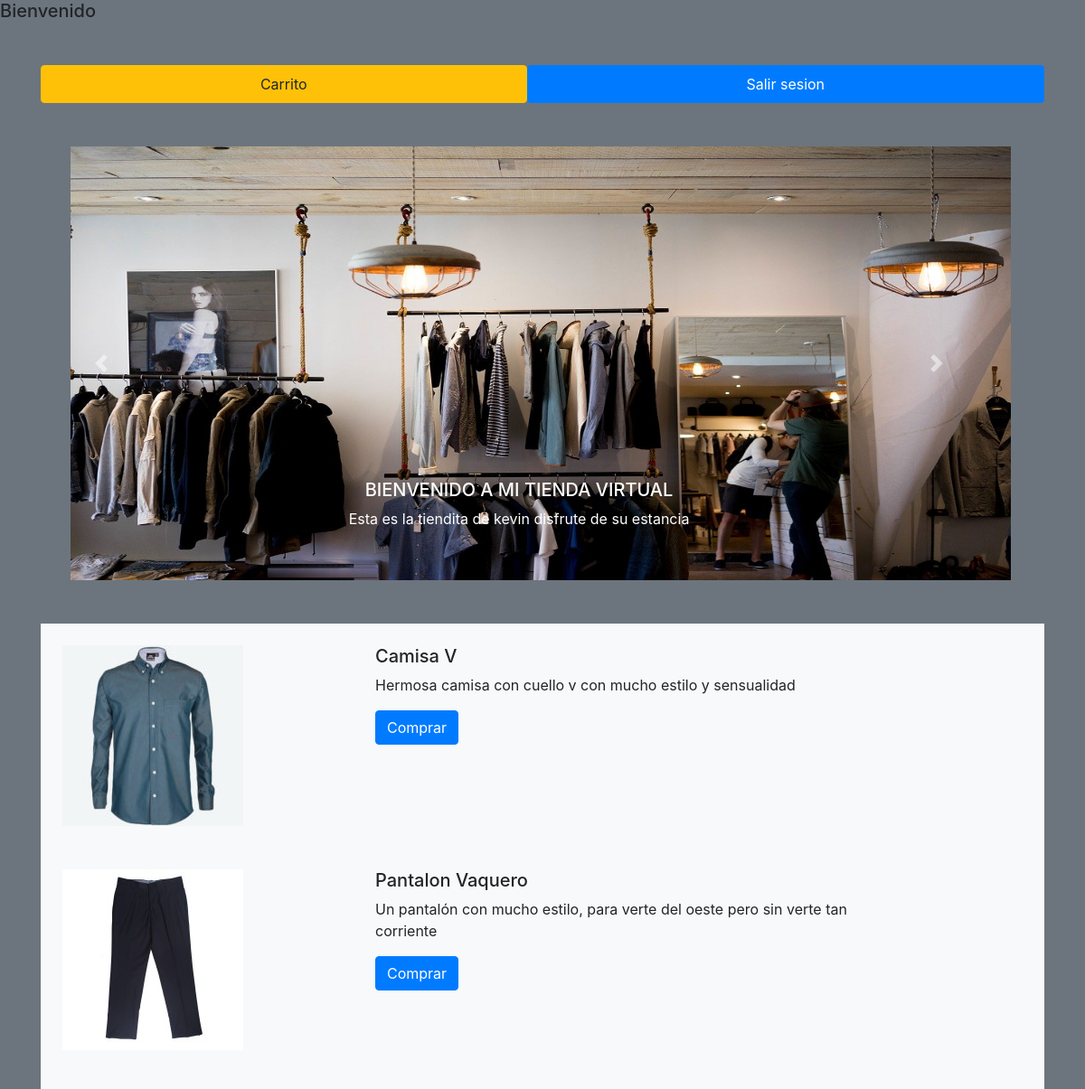
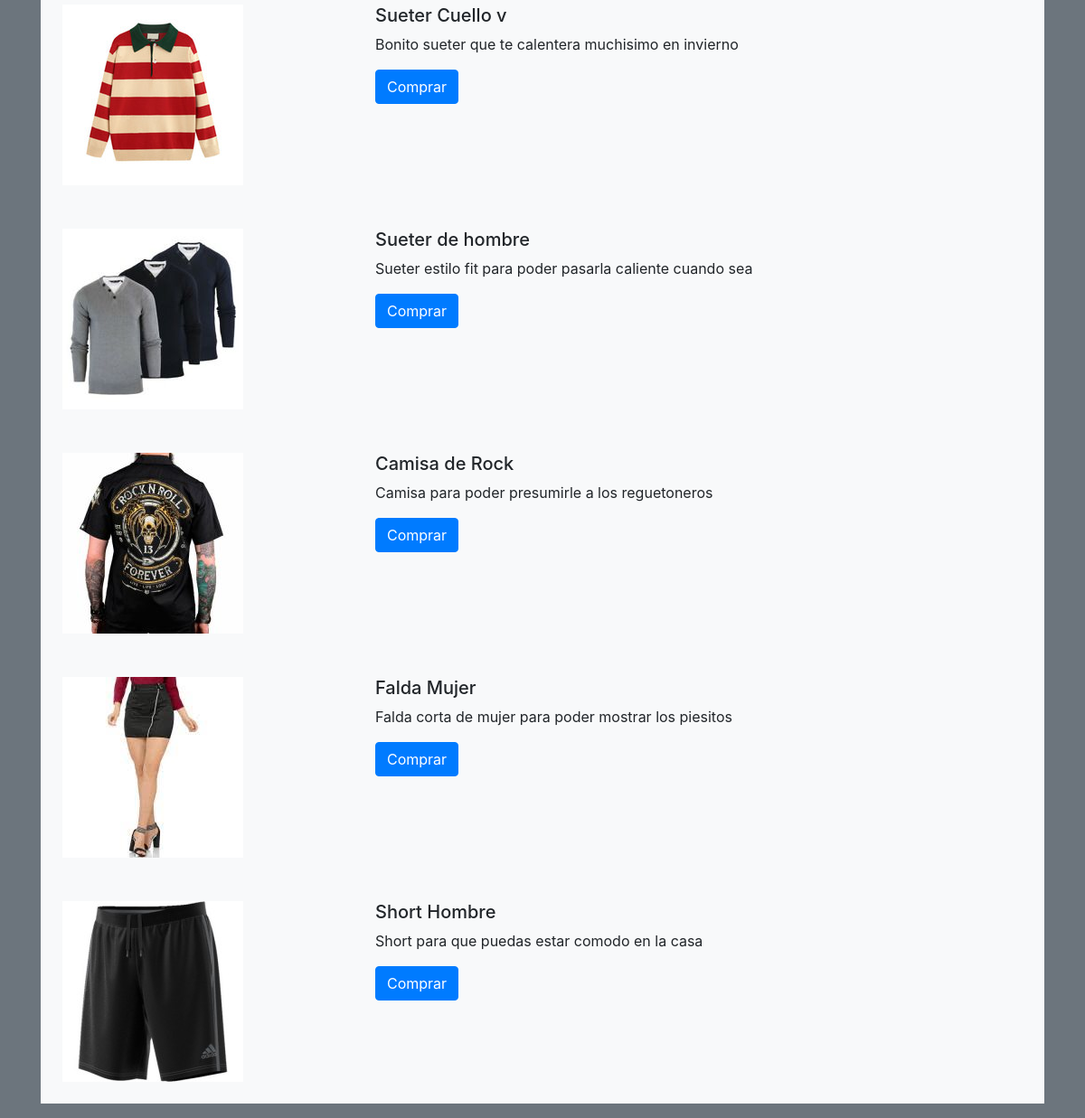
The page / on the database its author committed (2 pictures, top to bottom).
### tables this page shows
CREATE TABLE IF NOT EXISTS `productos` (
  `ID_Pro` int(11) NOT NULL AUTO_INCREMENT,
  `Nombre_Pro` varchar(50) NOT NULL,
  `Imagen_Pro` varchar(250) NOT NULL,
  `Descrip_Pro` varchar(255) NOT NULL,
  `Categoria_FK` int(11) NOT NULL,
  `Color_FK` int(11) NOT NULL,
  `Stock_Pro` int(60) NOT NULL,
  `Canti_Pro` int(11) NOT NULL,
  PRIMARY KEY (`ID_Pro`),
  KEY `Categoria_FK` (`Categoria_FK`,`Color_FK`),
  KEY `Color_FK` (`Color_FK`)
);

### index.php (the view, shortened to what this page needs)
<!DOCTYPE html>
<html lang="es-MX">
<head>
<link rel="stylesheet" href="https://stackpath.bootstrapcdn.com/bootstrap/4.5.0/css/bootstrap.min.css"
>
</head>
<body class="bg-secondary">
<h5>Bienvenido <?php print_r($_SESSION['nombre']); ?></h5>
<?php
require_once 'conexion.php';
?>
<div class="container mt-5">
			<nav class="nav nav-pills nav-fill">
			<a href="compra/carrito.php" class="btn btn-warning mb-5 nav-item nav-link" >Carrito</a>
			<a href ="compra/cerrarsesion.php" class="btn btn-primary  mb-5 nav-item nav-link">Salir sesion</a>
		</nav>
	<div class="row">
<center>
		<div id="carouselExampleCaptions" class="carousel slide mb-5" data-ride="carousel">
  <div class="carousel-inner">
    <div class="carousel-item active">
        <img src="imagen/imagen1.jpg" class="d-block" style="width: 65rem; height: 30rem; margin-left: 3rem;  alt="...">
        <div class="carousel-caption d-none d-md-block">
        <h5>BIENVENIDO A MI TIENDA VIRTUAL</h5>
        <p>Esta es la tiendita de kevin disfrute de su estancia</p>
      </div>
    </div>
  </div>
  <a class="carousel-control-prev" href="#carouselExampleCaptions" role="button" data-slide="prev">
    <span class="carousel-control-prev-icon" aria-hidden="true"></span>
  </a>
  <a class="carousel-control-next" href="#carouselExampleCaptions" role="button" data-slide="next">
    <span class="carousel-control-next-icon" aria-hidden="true"></span>
  </a>
</div>
</center>
		<div class="col-sm-12">
	<div class="table-responsive">
		<table class="table table-stripped table-dark table-hover table-dark">
			<tbody>
				<?php
				$Consulta ="SELECT * FROM productos  INNER JOIN categorias ON Categoria_FK = ID_Cat
				INNER JOIN colores ON Color_FK = ID_Color";
				$Resultado = mysqli_query($mysqli, $Consulta);
				while($Fila= mysqli_fetch_array($Resultado)){
				?>
				<tr>
					<div class="row no-gutters bg-light position-relative">
  <div class="col-md-4 mb-md-0 p-md-4">
   <img src="<?php echo $Fila ['Imagen_Pro']; ?>" class="" alt="...">
  </div>
  <div class="col-md-6 position-static p-4 pl-md-0">
    <h5 class="mt-0"><?php echo $Fila ["Nombre_Pro"]; ?> </h5>
    <p> <?php echo $Fila ["Descrip_Pro"]; ?> </p>
    <a href="/Pagina%20Kevin/compra/compras.php?id=<?php echo $Fila["ID_Pro"]; ?> " class="btn btn-primary" >Comprar</a>
  </div>
</div>
</div>
				</tr>
			<?php }?>
</body>
</html>

### rows shown on the page
productos: Imagen_Pro (picture), Nombre_Pro "Camisa V", Descrip_Pro "Hermosa camisa con cuello v con mucho estilo y sensualidad"
productos: Imagen_Pro (picture), Nombre_Pro "Pantalon Vaquero", Descrip_Pro "Un pantalón con mucho estilo, para verte del oeste pero sin verte tan corriente"
productos: Imagen_Pro (picture), Nombre_Pro "Sueter Cuello v", Descrip_Pro "Bonito sueter que te calentera muchisimo en invierno"
productos: Imagen_Pro (picture), Nombre_Pro "Sueter de hombre", Descrip_Pro "Sueter estilo fit para poder pasarla caliente cuando sea"
productos: Imagen_Pro (picture), Nombre_Pro "Camisa de Rock", Descrip_Pro "Camisa para poder presumirle a los reguetoneros"
productos: Imagen_Pro (picture), Nombre_Pro "Falda Mujer", Descrip_Pro "Falda corta de mujer para poder mostrar los piesitos"
productos: Imagen_Pro (picture), Nombre_Pro "Short Hombre", Descrip_Pro "Short para que puedas estar comodo en la casa"
